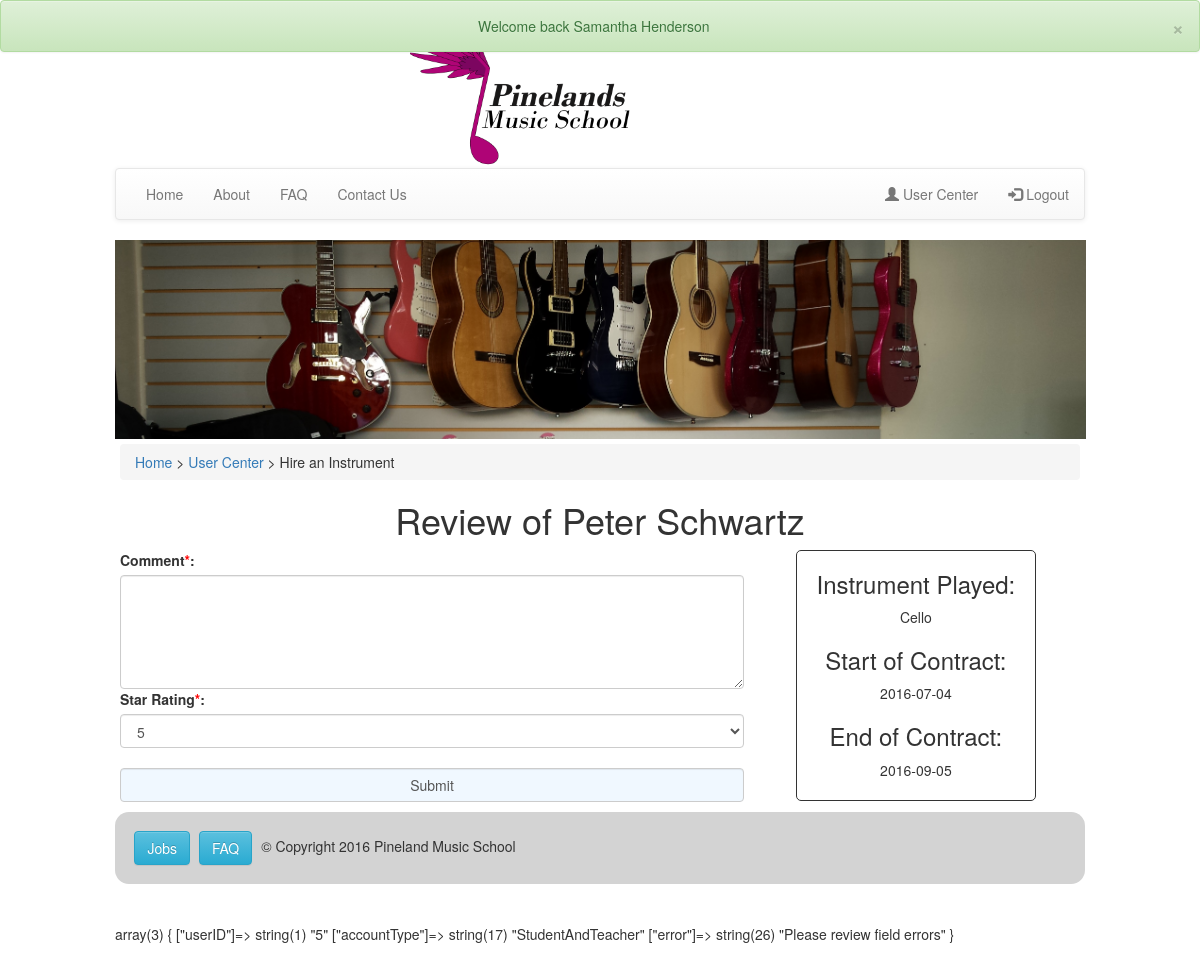
/pages/teacherReview/writeReview.php?contractID=29 (signed in), run on the app's committed database.
### tables this page shows
CREATE TABLE `contracts` (
  `contractID` int(11) NOT NULL,
  `teacherID` int(11) NOT NULL,
  `studentID` int(11) NOT NULL,
  `startDate` date NOT NULL,
  `endDate` date NOT NULL,
  `time` time NOT NULL,
  `day` enum('Monday','Tuesday','Wednesday','Thursday','Friday') NOT NULL,
  `length` enum('30','60') NOT NULL,
  `instrumentTypeID` int(11) NOT NULL
);

CREATE TABLE `users` (
  `UserID` int(11) NOT NULL,
  `firstName` varchar(40) NOT NULL,
  `lastName` varchar(40) NOT NULL,
  `DOB` date NOT NULL,
  `gender` enum('Male','Female') NOT NULL,
  `facebookId` varchar(80) DEFAULT NULL,
  `email` varchar(80) NOT NULL,
  `password` varchar(64) NOT NULL,
  `salt` varchar(32) NOT NULL,
  `accountType` enum('Guest','Student','Teacher','StudentAndTeacher','Admin','Owner') NOT NULL DEFAULT 'Guest',
  `comCode` varchar(64) DEFAULT NULL,
  `parentName` varchar(100) DEFAULT NULL,
  `parentEmail` varchar(100) DEFAULT NULL
);

CREATE TABLE `instrumentnames` (
  `instrumentTypeID` int(11) NOT NULL,
  `instrumentName` varchar(50) NOT NULL
);

### pages/teacherReview/writeReview.php (the view, shortened to what this page needs)
<?php
$contractID = $_GET['contractID'];
include "../../inc/connect.php";
include "../../inc/header.php";
include "../../inc/nav.php";
include "../../inc/reviewprocessing.php";
?>
 <div class="content">
     <div class="breadcrumb">
            <span><a href="../home/index.php">Home</a> > <a href="../usercenter/usercenter.php">User Center</a> > Hire an Instrument</span>
        </div>
    <h1 class="centered">Review of
      <?php
      $sql2 = "SELECT contracts.*, users.firstName, users.lastName, instrumentnames.instrumentName FROM users INNER JOIN contracts ON users.userID=contracts.teacherID LEFT JOIN instrumentnames ON contracts.instrumentTypeID = instrumentnames.instrumentTypeID WHERE contracts.contractID = $contractID";
      $result2 = mysqli_query($con, $sql2);
      while ($row = mysqli_fetch_array($result2)) {
        echo $row["firstName"];
        echo $row["lastName"];
        echo "</h1>";
?>
        <div class="reviewLessonForm">
          <form method="post" action="<?php echo htmlspecialchars($_SERVER["PHP_SELF"]);?>">
            <label id="lblPComment" for="txtPComment">Comment<span class="required">*</span>: </label>
            <textarea class="form-control" type="comment" rows="5" name="comment" id="txtComment" value="<?php if (isset($_POST['comment'])) echo $_POST['comment'] ?>"></textarea>
                <label id="lblStars" for="txtStars">Star Rating<span class="required">*</span>:</label>
                <select class='form-control' name="stars" id="txtStar" required>
                        <option value="5" <?php if(isset($_POST['stars']) && $_POST['stars']== '5'){echo "selected"; } ?>>5</option>
                </select>
                <br>
            <input class="form-control"type="submit" name="submit" value="Submit" />
          </form>
        </div>
<?php
        echo "<div class='lessonReviewInfoBox'><h3>Instrument Played: </h3>" .$row["instrumentName"];
        echo "<h3>Start of Contract: </h3>" .$row["startDate"];
        echo "<h3>End of Contract: </h3>" .$row["endDate"];
        echo "</div>";
      }
      ?>
</div>
<?php
include "../../inc/footer.php";
?>

### css/main.css (style rules this page uses)
* { box-sizing: border-box; }
body { font-size: 62.5%; margin: 0; padding: 0; }
input[type=button], input[type=submit], input[type=reset] { background-color: aliceblue; }
.content { display: inline-block; vertical-align: top; padding: 5px; width: 100%; }
.centered { text-align: center; }
input , select { min-width: 165px; }
.required { color: red; }
.accountDetails input, select { margin: 4px 0; }
.breadcrumb { text-align: left; }
.reviewLessonForm { width:65%; display:inline-block; vertical-align:top; }
.lessonReviewInfoBox { margin-left:5%; width:25%; display:inline-block; border:1px solid; border-radius:5px; text-align:center; padding-bottom:20px; }

### data on the page
contracts: teacherID.firstName "Peter", teacherID.lastName "Schwartz", instrumentTypeID.instrumentName "Cello", startDate "2016-07-04", endDate "2016-09-05"

### other printed values
$_SESSION['success'] "Welcome back Samantha Henderson"
